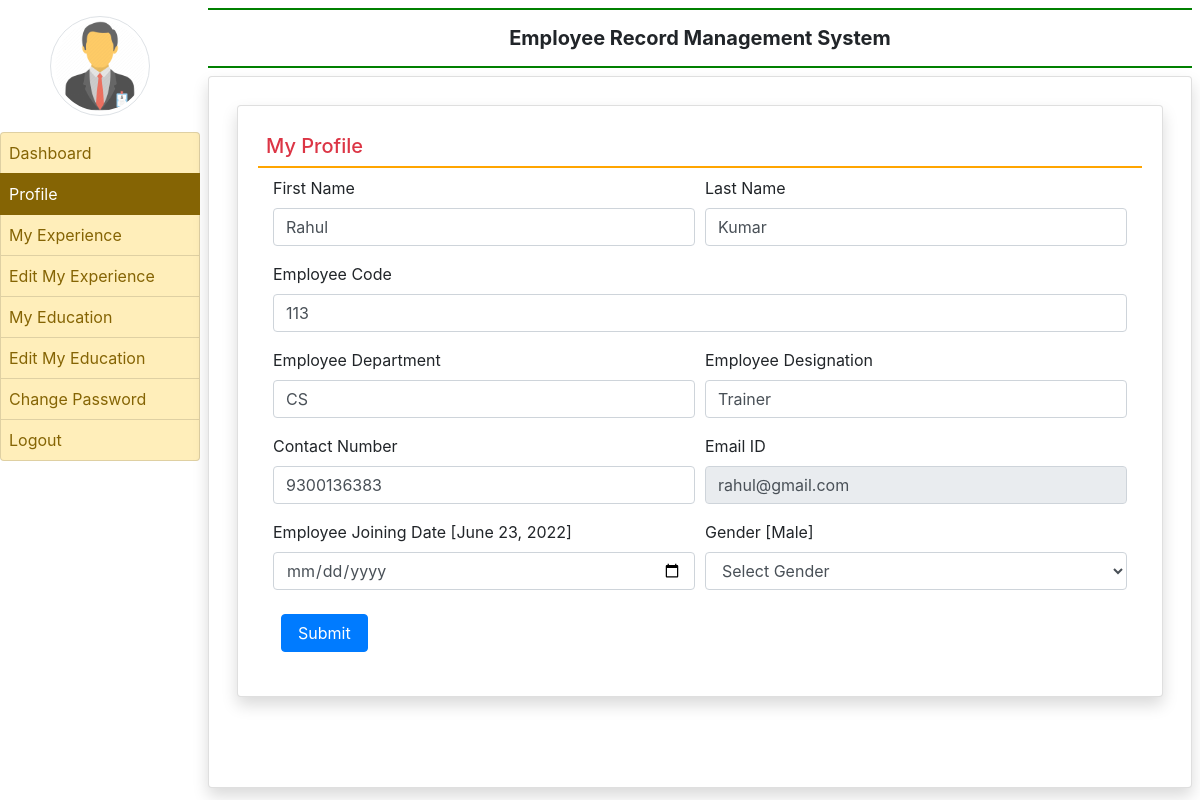
Page /profile/ (signed in) on the committed database.
### employee/models.py (models this page shows, shortened)
class EmployeeDetail(models.Model):
    user = models.ForeignKey(User, on_delete=models.CASCADE, null=True)
    empcode = models.CharField(max_length=100, null=True)
    empdept = models.CharField(max_length=100,null=True)
    designation = models.CharField(max_length=100,null=True)
    contact = models.CharField(max_length=15, null=True)
    gender = models.CharField(max_length=20,null=True)
    joiningdate = models.DateField(null=True)

### employee/views.py (the view, shortened to what this page needs)
# urls.py: path('profile/', profile),
def profile(request):
    if not request.user.is_authenticated:
        return redirect('emp_login')
    error = ""
    user = request.user
    employee = EmployeeDetail.objects.get(user=user)
    d = {'error': error, 'employee': employee}
    return render(request, 'profile.html', d)

### employee/templates/profile.html (shortened to what this page needs)
{% extends 'emp_base.html' %}
{% block main  %}
<div class="card shadow m-2">
    <div class="card-body">
        <h5 class="p-2 text-danger" style="border-bottom: 2px solid orange;">My Profile</h5>
<div class="container-fluid">
<form method="POST" name = "signup" onsubmit="return checkpass();">
    <div class="form-row">
        <div class="col-sm-6">
            <div class="form-group">
                <label>First Name</label>
                <input type="text" name="firstname" placeholder="Enter First Name"  class="form-control"  value="{{employee.user.first_name}}" pattern="[A-Za-z]+">
            </div>
        </div>
        <div class="col-sm-6">
            <div class="form-group">
                <label>Last Name</label>
                <input type="text" name="lastname" placeholder="Enter Last Name"  class="form-control" value="{{employee.user.last_name}}" pattern="[A-Za-z]+">
            </div>
        </div>
        <div class="col-sm-12">
            <div class="form-group">
                <label>Employee Code</label>
                <input type="text" name="empcode" value="{{employee.empcode}}" placeholder="Employee Code" required class="form-control" pattern="[0-9]+">
            </div>
        </div>
        <div class="col-sm-6">
            <div class="form-group">
                <label>Employee Department</label>
                <input type="text" name="department" value="{{employee.empdept}}" placeholder="Department" required class="form-control">
            </div>
        </div>
         <div class="col-sm-6">
            <div class="form-group">
                <label>Employee Designation</label>
                <input type="text" name="designation" value="{{employee.designation}}" placeholder="Designation" class="form-control">
            </div>
        </div>
        <div class="col-sm-6">
            <div class="form-group">
                <label>Contact Number</label>
                <input type="text" name="contact" placeholder="Contact Number"  value="{{employee.contact}}" class="form-control">
            </div>
        </div>
        <div class="col-sm-6">
            <div class="form-group">
                <label>Email ID</label>
                <input type="email" name="emailid" value = "{{employee.user.username}}" placeholder="Email ID"  class="form-control" readonly>
            </div>
        </div>
         <div class="col-sm-6">
            <div class="form-group">
                <label>Employee Joining Date [{{employee.joiningdate}}]</label>
                <input type="date" name="jdate" class="form-control">
            </div>
        </div>
         <div class="col-sm-6">
            <div class="form-group">
                <label>Gender [{{employee.gender}}]</label>
                <select name="gender" class="form-control">
                <option value="None">Select Gender</option>
            </select>
            </div>
        </div>
    </div>
    <input type="submit" value="Submit" class="m-2 px-3 btn btn-primary">
</form>
</div>
</div>
</div>
{% endblock %}

### rows in the picture
EmployeeDetail: firstname "Rahul", lastname "Kumar", empcode "113", department "CS", designation "Trainer", contact "9300136383", emailid "rahul@gmail.com", joiningdate "June 23, 2022", gender "Male"
